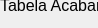
          <widget class="QWidget" name="Tab_Acabamentos_3">
           <property name="geometry">
            <rect>
             <x>0</x>
             <y>0</y>
             <width>98</width>
             <height>28</height>
            </rect>
           </property>
           <attribute name="label">
            <string>Tabela Acabamentos</string>
           </attribute>
           <widget class="QLabel" name="label_Tab_Acabamentos_12">
            <property name="geometry">
             <rect>
              <x>0</x>
              <y>-4</y>
              <width>147</width>
              <height>19</height>
             </rect>
            </property>
            <property name="font">
             <font>
              <pointsize>12</pointsize>
             </font>
            </property>
            <property name="text">
             <string>Tabela Acabamentos</string>
            </property>
           </widget>
           <widget class="QTableWidget" name="Tab_Acabamentos_12">
            <property name="geometry">
             <rect>
              <x>0</x>
              <y>30</y>
              <width>2451</width>
              <height>1080</height>
             </rect>
            </property>
            <property name="font">
             <font>
              <pointsize>10</pointsize>
             </font>
            </property>
            <property name="verticalScrollBarPolicy">
             <enum>Qt::ScrollBarAlwaysOn</enum>
            </property>
            <property name="horizontalScrollBarPolicy">
             <enum>Qt::ScrollBarAlwaysOn</enum>
            </property>
            <property name="rowCount">
             <number>8</number>
            </property>
            <property name="columnCount">
             <number>21</number>
            </property>
            <property name="horizontalHeaderLabels" stdset="0">
             <stringlist>
              <string>Acabamentos</string>
              <string>Descricao</string>
              <string>id_sc</string>
              <string>id_orcamento</string>
              <string>id_verc_orcamento</string>
              <string>REF_LE</string>
              <string>DESCRICAO_no_ORCAMENTO</string>
              <string>PLIQ</string>
              <string>MARGEM</string>
              <string>DESCONTO</string>
              <string>UND</string>
              <string>DESP</string>
              <string>CORRESP_ORLA_0_4</string>
              <string>CORRESP_ORLA_1_0</string>
              <string>TIPO</string>
              <string>FAMILIA</string>
              <string>COMP_MP</string>
              <string>LARG_MP</string>
              <string>ESP_MP</string>
              <string>MP</string>
             </stringlist>
            </property>
            <property name="verticalHeaderLabels" stdset="0">
             <stringlist>
              <string>Acab_Lacar_Face_Sup</string>
              <string>Acab_Lacar_Face_Inf</string>
              <string>Acab_Verniz_Face_Sup</string>
              <string>Acab_Verniz_Face_Inf</string>
              <string>Acab_Face_Sup_1</string>
              <string>Acab_Face_Inf_1</string>
              <string>Acab_Face_Sup_2</string>
              <string>Acab_Face_Inf_2</string>
             </stringlist>
            </property>
            <row/>
            <row/>
            <row/>
            <row/>
            <row/>
            <row/>
            <row/>
            <row/>
            <column/>
            <column/>
            <column/>
            <column/>
            <column/>
            <column/>
            <column/>
            <column/>
            <column/>
            <column/>
            <column/>
            <column/>
            <column/>
            <column/>
            <column/>
            <column/>
            <column/>
            <column/>
            <column/>
            <column/>
            <column/>
           </widget>
           <widget class="QPushButton" name="guardar_dados_item_orcamento_tab_acabamentos_4">
            <property name="geometry">
             <rect>
              <x>420</x>
              <y>0</y>
              <width>341</width>
              <height>23</height>
             </rect>
            </property>
            <property name="toolTip">
             <string>&lt;html&gt;&lt;head/&gt;&lt;body&gt;&lt;p&gt;Este botão guarda na base dados e associado ao num_orc &amp;amp; ver_orc &amp;amp; id_item todas as 4 tabelas com dados preenchidos de linhas e colunas&lt;/p&gt;&lt;/body&gt;&lt;/html&gt;</string>
            </property>
            <property name="text">
             <string>Guardar para este Orcamento Dados Item Acabamentos</string>
            </property>
           </widget>
           <widget class="QPushButton" name="importar_dados_item_tab_acabamentos_4">
            <property name="geometry">
             <rect>
              <x>160</x>
              <y>0</y>
              <width>241</width>
              <height>23</height>
             </rect>
            </property>
            <property name="toolTip">
             <string>&lt;html&gt;&lt;head/&gt;&lt;body&gt;&lt;p&gt;Este botão pode importar os dados apenas para o item a orçamentar  para o preenchimento das 4 tabelas em simultaneo&lt;/p&gt;&lt;/body&gt;&lt;/html&gt;</string>
            </property>
            <property name="text">
             <string>Importar Dados Item Tabela Acabamentos</string>
            </property>
           </widget>
           <widget class="QPushButton" name="limpar_linha_tab_acabamentos_3">
            <property name="geometry">
             <rect>
              <x>770</x>
              <y>0</y>
              <width>321</width>
              <height>23</height>
             </rect>
            </property>
            <property name="text">
             <string>Limpar Linha Selecionada</string>
            </property>
           </widget>
          </widget>
